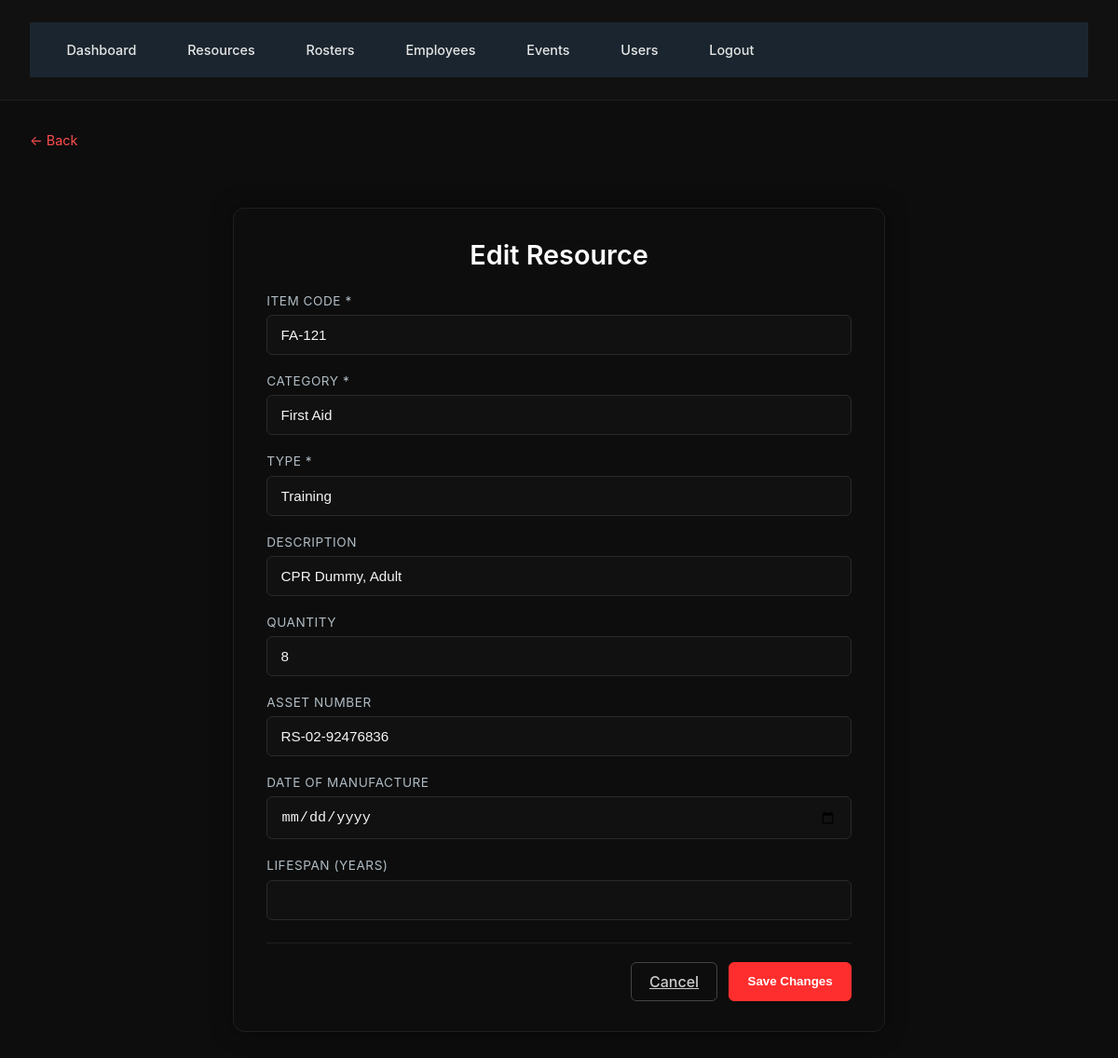
/resources/100/edit (signed in), run on the app's committed database.
### Database.py (models this page shows)
class Resource(db.Model):
    id = db.Column(db.Integer, primary_key=True)
    item_code = db.Column(db.String(120), unique=True, nullable=False)
    category = db.Column(db.String(120), nullable=False)
    type = db.Column(db.String(120), nullable=False)
    description = db.Column(db.String(255))
    qty = db.Column(db.Integer, default=1)
    asset_number = db.Column(db.String(120))
    dom = db.Column(db.Date)  # Date of Manufacture
    lifespan_years = db.Column(db.Integer)

### app.py (the view, shortened to what this page needs)
    @app.route('/resources/<int:resource_id>/edit', methods=['GET', 'POST'])
    @login_required
    @admin_required
    def edit_resource(resource_id):
        resource = Resource.query.get_or_404(resource_id)
        if request.method == 'GET':
            return render_template('resource_edit.html', resource=resource)

### app.py (called while the page is built)
def admin_required(f):
    @wraps(f)
    def wrapper(*args, **kwargs):
        if not current_user.is_admin:
            abort(403)
        return f(*args, **kwargs)
    return wrapper

### Templates/resource_edit.html (shortened to what this page needs)
{% extends "base.html" %}
{% block content %}
<a href="{{ url_for('resource_detail', resource_id=resource.id) }}" class="back-link">← Back</a>
<div class="edit-resource-wrapper">
  <h2 class="page-title">Edit Resource</h2>
  <form method="post" action="{{ url_for('edit_resource', resource_id=resource.id) }}">
    <div class="form-group">
      <label class="form-label">Item Code *</label>
      <input type="text" name="item_code" value="{{ resource.item_code }}" required class="form-input">
    </div>
    <div class="form-group">
      <label class="form-label">Category *</label>
      <input type="text" name="category" value="{{ resource.category }}" required class="form-input">
    </div>
    <div class="form-group">
      <label class="form-label">Type *</label>
      <input type="text" name="type" value="{{ resource.type }}" required class="form-input">
    </div>
    <div class="form-group">
      <label class="form-label">Description</label>
      <input type="text" name="description" value="{{ resource.description }}" class="form-input">
    </div>
    <div class="form-group">
      <label class="form-label">Quantity</label>
      <input type="number" name="qty" value="{{ resource.qty }}" class="form-input">
    </div>
    <div class="form-group">
      <label class="form-label">Asset Number</label>
      <input type="text" name="asset_number" value="{{ resource.asset_number }}" class="form-input">
    </div>
    <div class="form-group">
      <label class="form-label">Date of Manufacture</label>
      <input type="date" name="dom" value="{{ resource.dom }}" class="form-input">
    </div>
    <div class="form-group">
      <label class="form-label">Lifespan (years)</label>
      <input type="number" name="lifespan_years" value="{{ resource.lifespan_years }}" class="form-input">
    </div>
    <div class="btn-row">
      <a href="{{ url_for('resource_detail', resource_id=resource.id) }}" class="btn-secondary">Cancel</a>
      <button type="submit" class="btn-primary">Save Changes</button>
    </div>
  </form>
</div>
{% endblock %}

### Static/Css/styles.css (style rules this page uses)
* { margin: 0; padding: 0; box-sizing: border-box; }
body { font-family: '72', 'SAP Sans', system-ui, sans-serif; background-color: #000000; color: #e0e0e0; }
.page-title { font-size: 1.5rem; font-weight: 500; color: #0dccff; }
.btn-primary { background: #000000; color: #ffffff; font-weight: 600; }
.btn-secondary { background: transparent; color: #ffffff; border: 1px solid #ff9f9f; }

### Templates/base.html (style rules this page uses)
body { background: #0d0d0d; color: #e6e6e6; font-family: "Inter", "Segoe UI", sans-serif; margin: 0; padding: 0; }

### Templates/resource_edit.html (style rules this page uses)
.edit-resource-wrapper { max-width: 700px; margin: 2.5rem auto; background: #0d0d0d; border: 1px solid #1f1f1f; padding: 2rem 2.2rem; border-radius: 12px; box-shadow: 0 0 25px rgba(0,0,0,0.4); }
.page-title { font-size: 1.8rem; font-weight: 600; color: #ffffff; margin-bottom: 1.5rem; text-align: center; }
.back-link { color: #ff4d4d; text-decoration: none; font-size: 0.9rem; display: inline-block; margin-bottom: 1.5rem; transition: 0.2s; }
.form-group { margin-bottom: 1.25rem; }
.form-label { display: block; color: #b0bcc4; font-size: 0.85rem; margin-bottom: 0.45rem; text-transform: uppercase; letter-spacing: 0.04em; }
.form-input { width: 100%; padding: 0.75rem 0.9rem; background: #111; border: 1px solid #2a2a2a; border-radius: 6px; color: #f5f5f5; font-size: 0.95rem; transition: 0.2s; }
.btn-row { display: flex; justify-content: flex-end; gap: 0.75rem; padding-top: 1.25rem; border-top: 1px solid #1f1f1f; margin-top: 1.5rem; }
.btn-primary { background: #ff2e2e; border: 1px solid #ff2e2e; padding: 0.65rem 1.2rem; border-radius: 6px; color: #fff; font-weight: 600; cursor: pointer; transition: 0.2s; }
.btn-secondary { background: transparent; border: 1px solid #444; padding: 0.65rem 1.2rem; border-radius: 6px; color: #ccc; font-weight: 500; cursor: pointer; transition: 0.2s; }

### data on the page
Resource: item_code "FA-121", category "First Aid", type "Training", description "CPR Dummy, Adult", qty "8", asset_number "RS-02-92476836"
